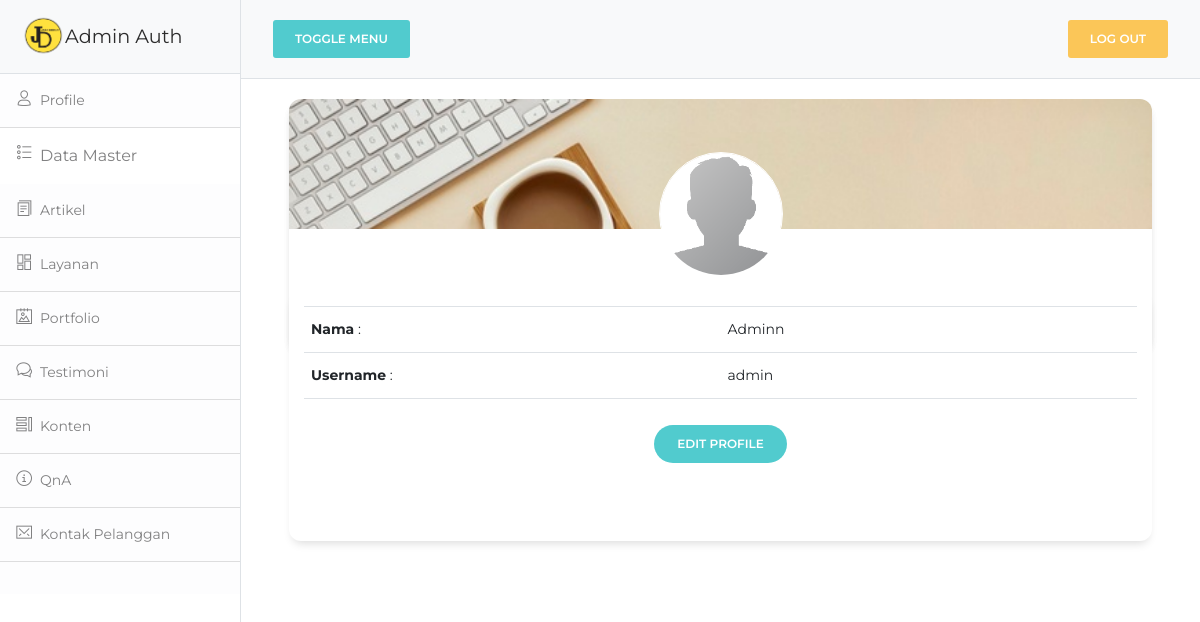
Screenshot of /Admin/index.php?include=profile (signed in) with the database file from the repository.
### tables this page shows
CREATE TABLE `user` (
  `id_user` int(11) NOT NULL,
  `nama` varchar(100) DEFAULT NULL,
  `email` varchar(50) DEFAULT NULL,
  `username` varchar(30) DEFAULT NULL,
  `password` varchar(150) DEFAULT NULL,
  `level` varchar(30) DEFAULT NULL,
  `foto` varchar(100) DEFAULT NULL
);

### Admin/include/profile.php (the view, shortened to what this page needs)
<body class="">
<?php include("includes/sidebar.php") ?>
<div id="page-content-wrapper" >
  <?php include("includes/header.php") ?>
      <div class="content" style="margin-left:5%;margin-right:5%;">
        <div class="row">
          <div class="col-md-12">
            <div class="card">
            <div class="card card-user">
                  <section id="container">
                      <div class="image">
                      </div>
                        <div class="author">
                          <a href="#">
                            <img class="avatar border-gray" src="./foto_profile/<?php echo $foto;?>" alt="...">
                          </a>
                        <div class="card card-body">
                        <div class="col-md-14">
                          <table class="table">
                            <tr>
                              <td width="50%" style="text-align:left;"><strong>Nama</strong>  :</td>
                              <td width="50%" style="text-align:left"><?php echo $nama;?></td>
                            </tr>
                            <tr>
                              <td width="50%" style="text-align:left;" ><strong>Username</strong> :</td>
                              <td width="50%" style="text-align:left"><?php echo $username;?></td>
                            </tr>
                          </table>
                          <a href="index.php?include=edit-profile&data=<?php echo $id_user;?>"><button type="submit" class="btn btn-primary btn-round">Edit Profile</button></a>
                    </div>
                  </div>
                </div>
              </div>
            </div>
          </div>
      </div>
  </div>
  </div>
</body>
</html>

### Admin/assets/css/style.css (style rules this page uses)
body { color: #797979; background: #eaeaea; font-family: 'Ruda', sans-serif; padding: 0px !important; margin: 0px !important; font-size:13px; }
a, a:hover, a:focus { text-decoration: none; outline: none; }
#container { width: 100%; height: 100%; }
.btn-round { border-radius: 20px; -webkit-border-radius: 20px; }
.card { background: white; box-shadow: 0 2px 1px rgba(0, 0, 0, 0.2); margin-bottom: 1em; height: 250px; }

### rows the page displays
user: foto (picture), nama "Adminn", username "admin"
